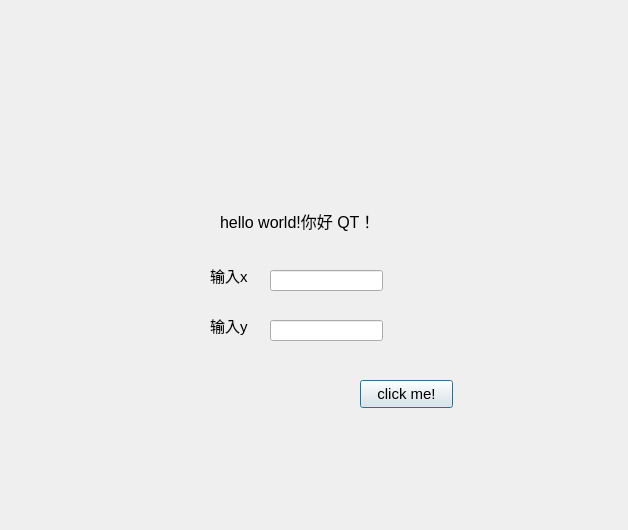
<?xml version="1.0" encoding="UTF-8"?>
<ui version="4.0">
 <class>HelloDialog</class>
 <widget class="QDialog" name="HelloDialog">
  <property name="geometry">
   <rect>
    <x>0</x>
    <y>0</y>
    <width>628</width>
    <height>530</height>
   </rect>
  </property>
  <property name="font">
   <font>
    <italic>false</italic>
   </font>
  </property>
  <property name="windowTitle">
   <string>HelloDialog</string>
  </property>
  <widget class="QLabel" name="label">
   <property name="geometry">
    <rect>
     <x>220</x>
     <y>160</y>
     <width>271</width>
     <height>121</height>
    </rect>
   </property>
   <property name="font">
    <font>
     <pointsize>12</pointsize>
    </font>
   </property>
   <property name="text">
    <string>hello world!你好 QT！</string>
   </property>
  </widget>
  <widget class="QLineEdit" name="lineEdit">
   <property name="geometry">
    <rect>
     <x>270</x>
     <y>270</y>
     <width>113</width>
     <height>21</height>
    </rect>
   </property>
  </widget>
  <widget class="QLineEdit" name="lineEdit_2">
   <property name="geometry">
    <rect>
     <x>270</x>
     <y>320</y>
     <width>113</width>
     <height>21</height>
    </rect>
   </property>
  </widget>
  <widget class="QLabel" name="label_2">
   <property name="geometry">
    <rect>
     <x>210</x>
     <y>260</y>
     <width>72</width>
     <height>31</height>
    </rect>
   </property>
   <property name="font">
    <font>
     <pointsize>11</pointsize>
    </font>
   </property>
   <property name="text">
    <string>输入x</string>
   </property>
  </widget>
  <widget class="QLabel" name="label_3">
   <property name="geometry">
    <rect>
     <x>210</x>
     <y>310</y>
     <width>72</width>
     <height>31</height>
    </rect>
   </property>
   <property name="font">
    <font>
     <pointsize>11</pointsize>
    </font>
   </property>
   <property name="text">
    <string>输入y</string>
   </property>
  </widget>
  <widget class="QPushButton" name="pushButton">
   <property name="geometry">
    <rect>
     <x>360</x>
     <y>380</y>
     <width>93</width>
     <height>28</height>
    </rect>
   </property>
   <property name="font">
    <font>
     <pointsize>11</pointsize>
    </font>
   </property>
   <property name="text">
    <string>click me!</string>
   </property>
  </widget>
 </widget>
 <layoutdefault spacing="6" margin="11"/>
 <resources/>
 <connections/>
</ui>
